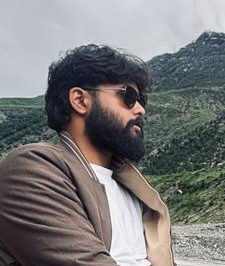
#> input picture assets/source-photo.jpg, 225 x 266 px, found by its file name
$ python make_halftone_svg.py
#> lines starting #> are read from the running program, lines starting #| are printed output that depends on the picture
#> in main, raw is the input picture: PIL image 225x266 RGB; mean R, G, B 121.6, 120.6, 120.8
#!/usr/bin/env python3
"""
Generate a red halftone (dot) portrait SVG with terminal chrome.

Darker image areas → larger dots. Studio-white backdrop stays empty.

Usage:
  python scripts/make_halftone_svg.py [--input assets/source-photo.jpg] [--output portrait-halftone.svg]

Env:
  STATIC=1 -> no animation
"""

from __future__ import annotations

import argparse
import os
import sys
from pathlib import Path

from PIL import Image, ImageEnhance, ImageOps

BG = "#0d1117"
PANEL = "#1a1014"
BORDER = "#6b2222"
MUTED = "#c48a8a"
DOT = "#ff6b6b"
DOT_DIM = "#a82a2a"

OUT_W = 370
CHROME_TOP = 44
PAD = 16

# Sampling grid (more cols = finer dots / larger file)
COLS = 52
BG_LOOSE = 240  # near-white treated as empty


def prepare(img: Image.Image, cols: int) -> tuple[Image.Image, int, int]:
#> called with cols = 52
    gray = ImageOps.grayscale(img)
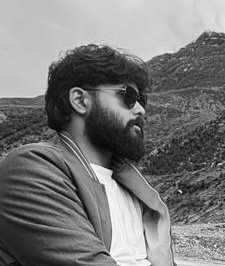
#> gray: PIL image 225x266 L; min 1, max 255, mean 121
    gray = ImageOps.autocontrast(gray, cutoff=1)
    gray = ImageEnhance.Contrast(gray).enhance(1.25)
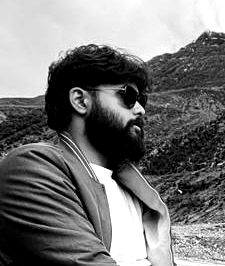
#> gray: PIL image 225x266 L; min 0, max 255, mean 119.1
    w, h = gray.size
#> w = 225; h = 266
    rows = max(14, int(round((h / w) * cols)))
#> rows = 61
    return gray.resize((cols, rows), Image.Resampling.LANCZOS), cols, rows


def main() -> None:
    parser = argparse.ArgumentParser(description="Generate red halftone portrait SVG")
    parser.add_argument("--input", default="assets/source-photo.jpg")
    parser.add_argument("--output", default="portrait-halftone.svg")
    parser.add_argument("--cols", type=int, default=COLS)
    args = parser.parse_args()

    in_path = Path(args.input)
    if not in_path.exists():
        print(f"[make_halftone_svg] input not found: {in_path}", file=sys.stderr)
        sys.exit(1)

    static = os.getenv("STATIC", "0") == "1"

    try:
        raw = Image.open(in_path).convert("RGB")
    except Exception as exc:
        print(f"[make_halftone_svg] failed to open image: {exc}", file=sys.stderr)
        sys.exit(1)

    small, cols, rows = prepare(raw, args.cols)
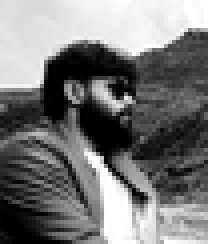
#> small: PIL image 52x61 L (shown 4 times larger); min 0, max 255, mean 119.2
#> cols = 52; rows = 61
    px = small.load()

    grid_w = OUT_W - PAD * 2
    cell = grid_w / cols
#> cell = 6.5
    grid_h = cell * rows
#> grid_h = 396.5
    img_x = PAD
    img_y = CHROME_TOP + 6
    height = int(img_y + grid_h + PAD + 8)
#> height = 470
    max_r = cell * 0.48
#> max_r = 3.12

    dots: list[str] = []
    for y in range(rows):
        for x in range(cols):
            v = px[x, y]
            if v >= BG_LOOSE:
                continue  # empty backdrop

            # Invert: dark subject → large dots; light face → smaller dots
            ink = 1.0 - (v / 255.0)
            ink = max(0.0, min(1.0, ink ** 0.85))
            if ink < 0.06:
                continue

            r = max_r * (0.18 + 0.82 * ink)
            cx = img_x + (x + 0.5) * cell
            cy = img_y + (y + 0.5) * cell
            # Brighter (larger) dots use stronger red
            fill = DOT if ink > 0.45 else DOT_DIM
            delay = (x + y) * 0.0035

            if static:
                dots.append(
                    f'<circle cx="{cx:.2f}" cy="{cy:.2f}" r="{r:.2f}" fill="{fill}"/>'
                )
            else:
                dots.append(
                    f'<circle cx="{cx:.2f}" cy="{cy:.2f}" r="{r:.2f}" fill="{fill}" opacity="1">'
                    f'<animate attributeName="opacity" from="0" to="1" begin="{delay:.3f}s" '
                    f'dur="0.20s" fill="freeze"/>'
                    f'<animate attributeName="r" from="0" to="{r:.2f}" begin="{delay:.3f}s" '
                    f'dur="0.20s" fill="freeze"/>'
                    f"</circle>"
                )
#> after the loop, dots = 2793 items

    svg = f"""<svg xmlns="http://www.w3.org/2000/svg" width="{OUT_W}" height="{height}" viewBox="0 0 {OUT_W} {height}" role="img" aria-label="Halftone portrait">
  <rect width="100%" height="100%" fill="{BG}" rx="12"/>
  <rect x="8" y="8" width="{OUT_W - 16}" height="{height - 16}" rx="10" fill="{PANEL}" stroke="{BORDER}" stroke-width="1.5"/>
  <circle cx="26" cy="28" r="5" fill="#ff5f56"/>
  <circle cx="42" cy="28" r="5" fill="#ffbd2e"/>
  <circle cx="58" cy="28" r="5" fill="#27c93f"/>
  <text x="76" y="32" fill="{MUTED}" font-size="12" font-family="ui-monospace, SFMono-Regular, Menlo, Monaco, Consolas, monospace">portrait · halftone</text>

  <rect x="{img_x - 2}" y="{img_y - 2}" width="{grid_w + 4}" height="{grid_h + 4}" rx="4" fill="#0a0505" stroke="{BORDER}" stroke-opacity="0.6"/>
  <g>
    {"".join(dots)}
  </g>
</svg>
"""

    # For GitHub: if SMIL ignored, animated circles still have final r/opacity as attributes
    Path(args.output).write_text(svg, encoding="utf-8")
    print(f"[make_halftone_svg] wrote {args.output} ({cols}x{rows}, {len(dots)} dots)")
#| [make_halftone_svg] wrote portrait-halftone.svg (52x61, 2793 dots)


if __name__ == "__main__":
    main()
